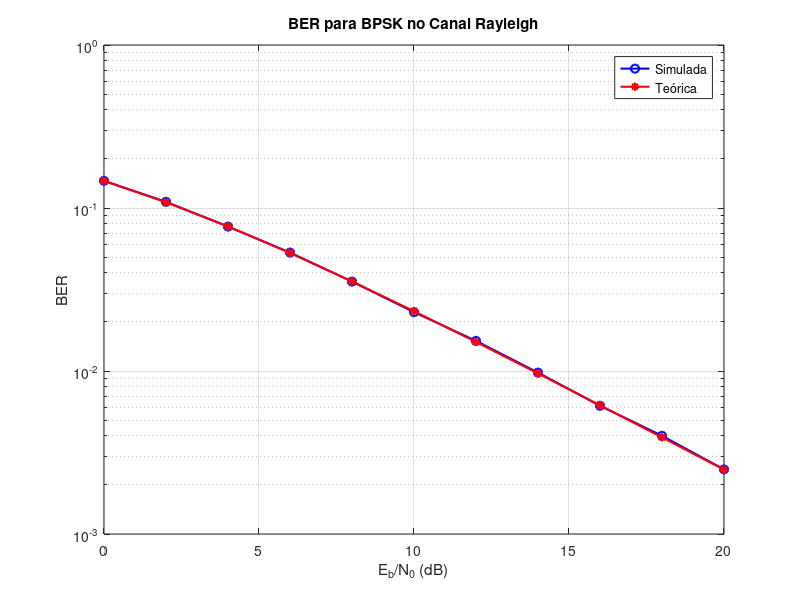

Source code (MATLAB):
close all;
clear all;

rand('state', 0); % Reinicializa sementes de geradores de números aleatórios
randn('state', 0);

bits = 1e6; % Número de bits transmitidos
M = 2; % BPSK, dois símbolos possíveis na modulação
b = rand(1, bits) > 0.5; % Gera 0s e 1s
x = 2*b - 1; % Gera símbolos com energia unitária (+1 ou -1)

N0 = 1; % Neste exemplo N0 é fixado em 1

EbN0dB = 0:2:20; % Valores de Eb/N0 em dB para o loop
ber_simulada = zeros(1, length(EbN0dB)); % Prealocação do vetor de BER simulada
ber_teorica = zeros(1, length(EbN0dB)); % Prealocação do vetor de BER teórica

for i = 1:length(EbN0dB)
    EbN0 = 10^(EbN0dB(i)/10); % Converte Eb/N0 de dB para linear
    Eb = EbN0 * N0; % Cálculo de Eb
    Es = Eb * log2(M); % Cálculo de Es

    % Coeficiente de desvanecimento Rayleigh (somente magnitude)
    h = sqrt(0.5) * (randn(1, bits).^2 + randn(1, bits).^2).^0.5;

    % Sinal com o desvanecimento aplicado
    y = h .* (sqrt(Es) * x) + randn(1, bits) * sqrt(N0/2); % y = h * sqrt(Es) * x + n

    % Decisor para BPSK com canal Rayleigh (somente magnitude)
    b_est = y > 0;

    % Cálculo da BER simulada
    erros = sum(b ~= b_est); % Contagem dos bits em erro
    ber_simulada(i) = erros / bits; % Cálculo da BER simulada

    % Cálculo da BER teórica para canal Rayleigh
    ber_teorica(i) = 0.5 * (1 - sqrt(EbN0 / (EbN0 + 1))); % Fórmula teórica para BER em canal Rayleigh
end

% Impressão dos resultados
fprintf('Eb/N0 (dB) | Simulado | Teórico\n');
for i = 1:length(EbN0dB)
    fprintf('%9.2f | %8.5g | %8.5g\n', EbN0dB(i), ber_simulada(i), ber_teorica(i));
end

% Gráfico
figure;
semilogy(EbN0dB, ber_simulada, 'bo-', 'LineWidth', 1.5);
hold on;
semilogy(EbN0dB, ber_teorica, 'r*-', 'LineWidth', 1.5);
xlabel('E_b/N_0 (dB)');
ylabel('BER');
legend('Simulada', 'Teórica');
grid on;
title('BER para BPSK no Canal Rayleigh');
